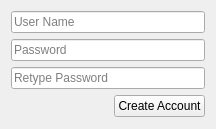
<?xml version="1.0" encoding="UTF-8"?>
<ui version="4.0">
 <class>CreateAccount</class>
 <widget class="QWidget" name="CreateAccount">
  <property name="geometry">
   <rect>
    <x>0</x>
    <y>0</y>
    <width>216</width>
    <height>129</height>
   </rect>
  </property>
  <property name="minimumSize">
   <size>
    <width>216</width>
    <height>124</height>
   </size>
  </property>
  <property name="maximumSize">
   <size>
    <width>216</width>
    <height>129</height>
   </size>
  </property>
  <property name="windowTitle">
   <string>Create Account</string>
  </property>
  <layout class="QGridLayout" name="gridLayout">
   <item row="0" column="0">
    <layout class="QVBoxLayout" name="verticalLayout_2" stretch="2,1">
     <item>
      <layout class="QVBoxLayout" name="verticalLayout" stretch="1,1,0">
       <item>
        <widget class="QLineEdit" name="usernameLineEdit">
         <property name="placeholderText">
          <string>User Name</string>
         </property>
        </widget>
       </item>
       <item>
        <widget class="QLineEdit" name="passwordLineEdit">
         <property name="echoMode">
          <enum>QLineEdit::Password</enum>
         </property>
         <property name="placeholderText">
          <string>Password</string>
         </property>
        </widget>
       </item>
       <item>
        <widget class="QLineEdit" name="retypePasswordLineEdit">
         <property name="echoMode">
          <enum>QLineEdit::Password</enum>
         </property>
         <property name="placeholderText">
          <string>Retype Password</string>
         </property>
        </widget>
       </item>
      </layout>
     </item>
     <item>
      <layout class="QHBoxLayout" name="horizontalLayout">
       <item>
        <spacer name="horizontalSpacer">
         <property name="orientation">
          <enum>Qt::Horizontal</enum>
         </property>
         <property name="sizeHint" stdset="0">
          <size>
           <width>40</width>
           <height>20</height>
          </size>
         </property>
        </spacer>
       </item>
       <item>
        <widget class="QPushButton" name="createAccountPushButton">
         <property name="text">
          <string>Create Account</string>
         </property>
        </widget>
       </item>
      </layout>
     </item>
    </layout>
   </item>
  </layout>
 </widget>
 <resources/>
 <connections/>
</ui>
